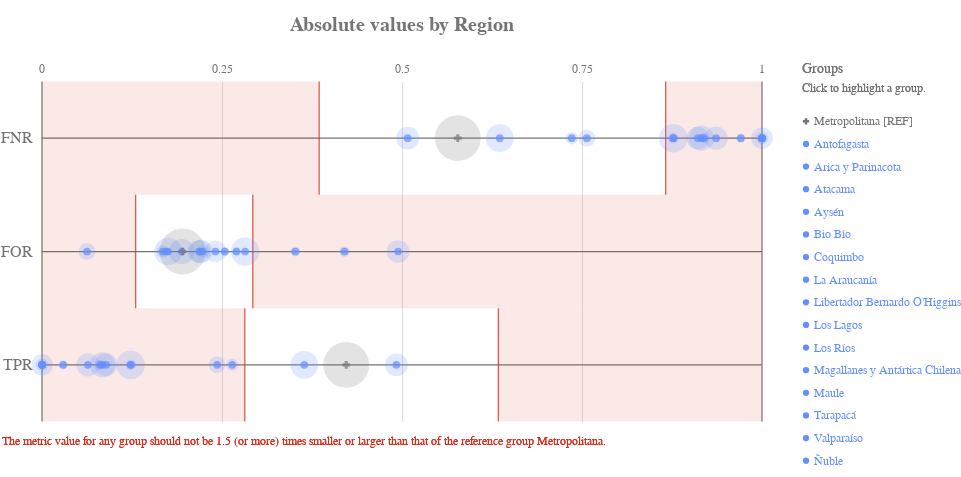

Notebook cell for this chart:
### Code cell
ap.absolute(grupo_definido, metrics, 'region', fairness_threshold = disparity_tolerance)

### Figure 1 — Vega-Lite specification as saved in the notebook (floating-point values rounded to 4 significant figures)
{"config": {"view": {"continuousWidth": 400, "continuousHeight": 300, "strokeWidth": 0}, "axisLeft": {"labelColor": "rgb(117,117,117)", "labelFont": "Arial", "labelFontSize": 16}, "title": {"align": "center", "baseline": "middle", "color": "rgb(117,117,117)", "font": "Arial", "fontSize": 20, "fontWeight": "bold"}}, "layer": [{"data": {"name": "data-4ac2d7a4dec33677e433b172826c7791"}, "mark": {"type": "rule", "stroke": "rgb(117,117,117)", "strokeWidth": 1.25, "tooltip": ""}, "encoding": {"x": {"type": "quantitative", "field": "start", "scale": {"domain": [0, 1], "range": [40.0, 760.0]}}, "x2": {"field": "end"}, "y": {"type": "nominal", "axis": {"domain": false, "labelAngle": 0, "labelPadding": -30, "orient": "left", "ticks": false, "title": ""}, "field": "y_position", "scale": {"domain": ["FNR", "FOR", "TPR"], "range": [42.5, 382.5]}}}}, {"data": {"name": "data-6cfe259518f6c7b358d8f836a73e6b7f"}, "mark": {"type": "rule", "stroke": "rgb(117,117,117)", "strokeWidth": 1.25, "tooltip": ""}, "encoding": {"x": {"type": "quantitative", "field": "x_position", "scale": {"domain": [0, 1], "range": [40.0, 760.0]}}, "y": {"value": 42.5}, "y2": {"value": 382.5}}}, {"data": {"name": "data-60ed1133fa688d151d36705a369482e0"}, "mark": {"type": "text", "align": "center", "color": "rgb(117,117,117)", "font": "Arial", "fontSize": 12, "fontWeight": "normal", "tooltip": ""}, "encoding": {"text": {"type": "nominal", "field": "value"}, "x": {"type": "quantitative", "field": "value", "scale": {"domain": [0, 1], "range": [40.0, 760.0]}}, "y": {"value": 29.75}}}, {"layer": [{"mark": {"type": "rect", "opacity": 0.8, "stroke": "rgb(217, 46, 28)", "strokeWidth": 1.25, "tooltip": ""}, "encoding": {"x": {"type": "quantitative", "field": "lower_threshold_value", "scale": {"domain": [0, 1], "range": [40.0, 760.0]}}, "x2": {"field": "lower_threshold_value"}, "y": {"type": "nominal", "axis": {"domain": false, "grid": false, "labels": false, "ticks": false, "title": " "}, "field": "metric", "scale": {"domain": ["FNR", "FOR", "TPR"], "range": [42.5, 382.5]}}}}, {"mark": {"type": "rect", "opacity": 0.8, "stroke": "rgb(217, 46, 28)", "strokeWidth": 1.25, "tooltip": ""}, "encoding": {"x": {"type": "quantitative", "field": "upper_threshold_value", "scale": {"domain": [0, 1], "range": [40.0, 760.0]}}, "x2": {"field": "upper_threshold_value"}, "y": {"type": "nominal", "axis": {"domain": false, "grid": false, "labels": false, "ticks": false, "title": " "}, "field": "metric", "scale": {"domain": ["FNR", "FOR", "TPR"], "range": [42.5, 382.5]}}}}, {"layer": [{"mark": {"type": "rect", "fill": "rgb(217, 46, 28)", "opacity": 0.1, "tooltip": ""}, "encoding": {"x": {"type": "quantitative", "field": "lower_threshold_value", "scale": {"domain": [0, 1], "range": [40.0, 760.0]}}, "x2": {"field": "lower_end"}, "y": {"type": "nominal", "axis": {"domain": false, "grid": false, "labels": false, "ticks": false, "title": " "}, "field": "metric", "scale": {"domain": ["FNR", "FOR", "TPR"], "range": [42.5, 382.5]}}}}, {"mark": {"type": "rect", "fill": "rgb(217, 46, 28)", "opacity": 0.1, "tooltip": ""}, "encoding": {"x": {"type": "quantitative", "field": "upper_threshold_value", "scale": {"domain": [0, 1], "range": [40.0, 760.0]}}, "x2": {"field": "upper_end"}, "y": {"type": "nominal", "axis": {"domain": false, "grid": false, "labels": false, "ticks": false, "title": " "}, "field": "metric", "scale": {"domain": ["FNR", "FOR", "TPR"], "range": [42.5, 382.5]}}}}]}, {"data": {"name": "data-79dd248bdaa0ea02c535240e8ad022c8"}, "mark": {"type": "text", "align": "left", "baseline": "top", "fill": "rgb(217, 46, 28)", "font": "Arial", "fontSize": 12, "fontWeight": "normal", "tooltip": ""}, "encoding": {"text": {"value": "The metric value for any group should not be 1.5 (or more) times smaller or larger than that of the reference group Metropolitana."}, "x": {"value": 0}, "y": {"value": 396.7}}}], "data": {"name": "data-7237b57be79b64ed044f232db1dbef95"}}, {"layer": [{"mark": "circle"}, {"data": {"name": "data-ba9c40b31b2494270f55b7961a5cb78a"}, "mark": {"type": "circle", "opacity": 0.2}, "encoding": {"color": {"condition": {"type": "nominal", "field": "attribute_value", "legend": null, "scale": {"domain": ["Metropolitana", "Antofagasta", "Arica y Parinacota", "Atacama", "Aysén", "Bio Bío", "Coquimbo", "La Araucanía", "Libertador Bernardo O'Higgins", "Los Lagos", "Los Ríos", "Magallanes y Antártica Chilena", "Maule", "Tarapacá", "Valparaíso", "Ñuble"], "range": ["rgb(117,117,117)", "rgb(100, 143, 255)", "rgb(100, 143, 255)", "rgb(100, 143, 255)", "rgb(100, 143, 255)", "rgb(100, 143, 255)", "rgb(100, 143, 255)", "rgb(100, 143, 255)", "rgb(100, 143, 255)", "rgb(100, 143, 255)", "rgb(100, 143, 255)", "rgb(100, 143, 255)", "rgb(100, 143, 255)", "rgb(100, 143, 255)", "rgb(100, 143, 255)", "rgb(100, 143, 255)"]}, "selection": "selector009"}, "value": "rgb(224,224,224)"}, "size": {"type": "quantitative", "field": "group_size", "legend": null, "scale": {"domain": [0, 4104.0], "range": [0, 2522.0]}}, "tooltip": [{"type": "nominal", "field": "attribute_value", "title": "Group"}, {"type": "nominal", "field": "tooltip_group_size", "title": "Group Size"}, {"type": "nominal", "field": "tooltip_disparity_explanation_fnr", "title": "Disparity"}, {"type": "quantitative", "field": "fnr", "format": ".2f", "title": "FNR"}], "x": {"type": "quantitative", "axis": {"domain": false, "labels": false, "ticks": false, "title": null, "values": [0.25, 0.5, 0.75]}, "field": "fnr", "scale": {"domain": [0, 1], "range": [40.0, 760.0]}}, "y": {"type": "nominal", "axis": {"domain": false, "grid": false, "labels": false, "ticks": false, "title": " "}, "field": "metric_variable", "scale": {"domain": ["FNR", "FOR", "TPR"], "range": [42.5, 382.5]}}}, "selection": {"selector011": {"type": "multi", "empty": "all", "fields": ["attribute_value"]}}, "transform": [{"calculate": "'FNR'", "as": "metric_variable"}]}, {"data": {"name": "data-ba9c40b31b2494270f55b7961a5cb78a"}, "mark": {"type": "circle", "opacity": 0.2}, "encoding": {"color": {"condition": {"type": "nominal", "field": "attribute_value", "legend": null, "scale": {"domain": ["Metropolitana", "Antofagasta", "Arica y Parinacota", "Atacama", "Aysén", "Bio Bío", "Coquimbo", "La Araucanía", "Libertador Bernardo O'Higgins", "Los Lagos", "Los Ríos", "Magallanes y Antártica Chilena", "Maule", "Tarapacá", "Valparaíso", "Ñuble"], "range": ["rgb(117,117,117)", "rgb(100, 143, 255)", "rgb(100, 143, 255)", "rgb(100, 143, 255)", "rgb(100, 143, 255)", "rgb(100, 143, 255)", "rgb(100, 143, 255)", "rgb(100, 143, 255)", "rgb(100, 143, 255)", "rgb(100, 143, 255)", "rgb(100, 143, 255)", "rgb(100, 143, 255)", "rgb(100, 143, 255)", "rgb(100, 143, 255)", "rgb(100, 143, 255)", "rgb(100, 143, 255)"]}, "selection": "selector009"}, "value": "rgb(224,224,224)"}, "size": {"type": "quantitative", "field": "group_size", "legend": null, "scale": {"domain": [0, 4104.0], "range": [0, 2522.0]}}, "tooltip": [{"type": "nominal", "field": "attribute_value", "title": "Group"}, {"type": "nominal", "field": "tooltip_group_size", "title": "Group Size"}, {"type": "nominal", "field": "tooltip_disparity_explanation_for", "title": "Disparity"}, {"type": "quantitative", "field": "for", "format": ".2f", "title": "FOR"}], "x": {"type": "quantitative", "axis": {"domain": false, "labels": false, "ticks": false, "title": null, "values": [0.25, 0.5, 0.75]}, "field": "for", "scale": {"domain": [0, 1], "range": [40.0, 760.0]}}, "y": {"type": "nominal", "axis": {"domain": false, "grid": false, "labels": false, "ticks": false, "title": " "}, "field": "metric_variable", "scale": {"domain": ["FNR", "FOR", "TPR"], "range": [42.5, 382.5]}}}, "selection": {"selector013": {"type": "multi", "empty": "all", "fields": ["attribute_value"]}}, "transform": [{"calculate": "'FOR'", "as": "metric_variable"}]}, {"data": {"name": "data-ba9c40b31b2494270f55b7961a5cb78a"}, "mark": {"type": "circle", "opacity": 0.2}, "encoding": {"color": {"condition": {"type": "nominal", "field": "attribute_value", "legend": null, "scale": {"domain": ["Metropolitana", "Antofagasta", "Arica y Parinacota", "Atacama", "Aysén", "Bio Bío", "Coquimbo", "La Araucanía", "Libertador Bernardo O'Higgins", "Los Lagos", "Los Ríos", "Magallanes y Antártica Chilena", "Maule", "Tarapacá", "Valparaíso", "Ñuble"], "range": ["rgb(117,117,117)", "rgb(100, 143, 255)", "rgb(100, 143, 255)", "rgb(100, 143, 255)", "rgb(100, 143, 255)", "rgb(100, 143, 255)", "rgb(100, 143, 255)", "rgb(100, 143, 255)", "rgb(100, 143, 255)", "rgb(100, 143, 255)", "rgb(100, 143, 255)", "rgb(100, 143, 255)", "rgb(100, 143, 255)", "rgb(100, 143, 255)", "rgb(100, 143, 255)", "rgb(100, 143, 255)"]}, "selection": "selector009"}, "value": "rgb(224,224,224)"}, "size": {"type": "quantitative", "field": "group_size", "legend": null, "scale": {"domain": [0, 4104.0], "range": [0, 2522.0]}}, "tooltip": [{"type": "nominal", "field": "attribute_value", "title": "Group"}, {"type": "nominal", "field": "tooltip_group_size", "title": "Group Size"}, {"type": "nominal", "field": "tooltip_disparity_explanation_tpr", "title": "Disparity"}, {"type": "quantitative", "field": "tpr", "format": ".2f", "title": "TPR"}], "x": {"type": "quantitative", "axis": {"domain": false, "labels": false, "ticks": false, "title": null, "values": [0.25, 0.5, 0.75]}, "field": "tpr", "scale": {"domain": [0, 1], "range": [40.0, 760.0]}}, "y": {"type": "nominal", "axis": {"domain": false, "grid": false, "labels": false, "ticks": false, "title": " "}, "field": "metric_variable", "scale": {"domain": ["FNR", "FOR", "TPR"], "range": [42.5, 382.5]}}}, "selection": {"selector015": {"type": "multi", "empty": "all", "fields": ["attribute_value"]}}, "transform": [{"calculate": "'TPR'", "as": "metric_variable"}]}, {"layer": [{"mark": "point"}, {"data": {"name": "data-ba9c40b31b2494270f55b7961a5cb78a"}, "mark": {"type": "point", "filled": true, "size": 60}, "encoding": {"color": {"condition": {"type": "nominal", "field": "attribute_value", "legend": null, "scale": {"domain": ["Metropolitana", "Antofagasta", "Arica y Parinacota", "Atacama", "Aysén", "Bio Bío", "Coquimbo", "La Araucanía", "Libertador Bernardo O'Higgins", "Los Lagos", "Los Ríos", "Magallanes y Antártica Chilena", "Maule", "Tarapacá", "Valparaíso", "Ñuble"], "range": ["rgb(117,117,117)", "rgb(100, 143, 255)", "rgb(100, 143, 255)", "rgb(100, 143, 255)", "rgb(100, 143, 255)", "rgb(100, 143, 255)", "rgb(100, 143, 255)", "rgb(100, 143, 255)", "rgb(100, 143, 255)", "rgb(100, 143, 255)", "rgb(100, 143, 255)", "rgb(100, 143, 255)", "rgb(100, 143, 255)", "rgb(100, 143, 255)", "rgb(100, 143, 255)", "rgb(100, 143, 255)"]}, "selection": "selector009"}, "value": "rgb(224,224,224)"}, "shape": {"type": "nominal", "field": "attribute_value", "legend": null, "scale": {"domain": ["Metropolitana", "Antofagasta", "Arica y Parinacota", "Atacama", "Aysén", "Bio Bío", "Coquimbo", "La Araucanía", "Libertador Bernardo O'Higgins", "Los Lagos", "Los Ríos", "Magallanes y Antártica Chilena", "Maule", "Tarapacá", "Valparaíso", "Ñuble"], "range": ["cross", "circle", "circle", "circle", "circle", "circle", "circle", "circle", "circle", "circle", "circle", "circle", "circle", "circle", "circle", "circle"]}}, "tooltip": [{"type": "nominal", "field": "attribute_value", "title": "Group"}, {"type": "nominal", "field": "tooltip_group_size", "title": "Group Size"}, {"type": "nominal", "field": "tooltip_disparity_explanation_fnr", "title": "Disparity"}, {"type": "quantitative", "field": "fnr", "format": ".2f", "title": "FNR"}], "x": {"type": "quantitative", "axis": {"domain": false, "labels": false, "ticks": false, "title": null, "values": [0.25, 0.5, 0.75]}, "field": "fnr", "scale": {"domain": [0, 1], "range": [40.0, 760.0]}}, "y": {"type": "nominal", "axis": {"domain": false, "grid": false, "labels": false, "ticks": false, "title": " "}, "field": "metric_variable", "scale": {"domain": ["FNR", "FOR", "TPR"], "range": [42.5, 382.5]}}}, "selection": {"selector010": {"type": "multi", "empty": "all", "fields": ["attribute_value"]}}, "transform": [{"calculate": "'FNR'", "as": "metric_variable"}]}, {"data": {"name": "data-ba9c40b31b2494270f55b7961a5cb78a"}, "mark": {"type": "point", "filled": true, "size": 60}, "encoding": {"color": {"condition": {"type": "nominal", "field": "attribute_value", "legend": null, "scale": {"domain": ["Metropolitana", "Antofagasta", "Arica y Parinacota", "Atacama", "Aysén", "Bio Bío", "Coquimbo", "La Araucanía", "Libertador Bernardo O'Higgins", "Los Lagos", "Los Ríos", "Magallanes y Antártica Chilena", "Maule", "Tarapacá", "Valparaíso", "Ñuble"], "range": ["rgb(117,117,117)", "rgb(100, 143, 255)", "rgb(100, 143, 255)", "rgb(100, 143, 255)", "rgb(100, 143, 255)", "rgb(100, 143, 255)", "rgb(100, 143, 255)", "rgb(100, 143, 255)", "rgb(100, 143, 255)", "rgb(100, 143, 255)", "rgb(100, 143, 255)", "rgb(100, 143, 255)", "rgb(100, 143, 255)", "rgb(100, 143, 255)", "rgb(100, 143, 255)", "rgb(100, 143, 255)"]}, "selection": "selector009"}, "value": "rgb(224,224,224)"}, "shape": {"type": "nominal", "field": "attribute_value", "legend": null, "scale": {"domain": ["Metropolitana", "Antofagasta", "Arica y Parinacota", "Atacama", "Aysén", "Bio Bío", "Coquimbo", "La Araucanía", "Libertador Bernardo O'Higgins", "Los Lagos", "Los Ríos", "Magallanes y Antártica Chilena", "Maule", "Tarapacá", "Valparaíso", "Ñuble"], "range": ["cross", "circle", "circle", "circle", "circle", "circle", "circle", "circle", "circle", "circle", "circle", "circle", "circle", "circle", "circle", "circle"]}}, "tooltip": [{"type": "nominal", "field": "attribute_value", "title": "Group"}, {"type": "nominal", "field": "tooltip_group_size", "title": "Group Size"}, {"type": "nominal", "field": "tooltip_disparity_explanation_for", "title": "Disparity"}, {"type": "quantitative", "field": "for", "format": ".2f", "title": "FOR"}], "x": {"type": "quantitative", "axis": {"domain": false, "labels": false, "ticks": false, "title": null, "values": [0.25, 0.5, 0.75]}, "field": "for", "scale": {"domain": [0, 1], "range": [40.0, 760.0]}}, "y": {"type": "nominal", "axis": {"domain": false, "grid": false, "labels": false, "ticks": false, "title": " "}, "field": "metric_variable", "scale": {"domain": ["FNR", "FOR", "TPR"], "range": [42.5, 382.5]}}}, "selection": {"selector012": {"type": "multi", "empty": "all", "fields": ["attribute_value"]}}, "transform": [{"calculate": "'FOR'", "as": "metric_variable"}]}, {"data": {"name": "data-ba9c40b31b2494270f55b7961a5cb78a"}, "mark": {"type": "point", "filled": true, "size": 60}, "encoding": {"color": {"condition": {"type": "nominal", "field": "attribute_value", "legend": null, "scale": {"domain": ["Metropolitana", "Antofagasta", "Arica y Parinacota", "Atacama", "Aysén", "Bio Bío", "Coquimbo", "La Araucanía", "Libertador Bernardo O'Higgins", "Los Lagos", "Los Ríos", "Magallanes y Antártica Chilena", "Maule", "Tarapacá", "Valparaíso", "Ñuble"], "range": ["rgb(117,117,117)", "rgb(100, 143, 255)", "rgb(100, 143, 255)", "rgb(100, 143, 255)", "rgb(100, 143, 255)", "rgb(100, 143, 255)", "rgb(100, 143, 255)", "rgb(100, 143, 255)", "rgb(100, 143, 255)", "rgb(100, 143, 255)", "rgb(100, 143, 255)", "rgb(100, 143, 255)", "rgb(100, 143, 255)", "rgb(100, 143, 255)", "rgb(100, 143, 255)", "rgb(100, 143, 255)"]}, "selection": "selector009"}, "value": "rgb(224,224,224)"}, "shape": {"type": "nominal", "field": "attribute_value", "legend": null, "scale": {"domain": ["Metropolitana", "Antofagasta", "Arica y Parinacota", "Atacama", "Aysén", "Bio Bío", "Coquimbo", "La Araucanía", "Libertador Bernardo O'Higgins", "Los Lagos", "Los Ríos", "Magallanes y Antártica Chilena", "Maule", "Tarapacá", "Valparaíso", "Ñuble"], "range": ["cross", "circle", "circle", "circle", "circle", "circle", "circle", "circle", "circle", "circle", "circle", "circle", "circle", "circle", "circle", "circle"]}}, "tooltip": [{"type": "nominal", "field": "attribute_value", "title": "Group"}, {"type": "nominal", "field": "tooltip_group_size", "title": "Group Size"}, {"type": "nominal", "field": "tooltip_disparity_explanation_tpr", "title": "Disparity"}, {"type": "quantitative", "field": "tpr", "format": ".2f", "title": "TPR"}], "x": {"type": "quantitative", "axis": {"domain": false, "labels": false, "ticks": false, "title": null, "values": [0.25, 0.5, 0.75]}, "field": "tpr", "scale": {"domain": [0, 1], "range": [40.0, 760.0]}}, "y": {"type": "nominal", "axis": {"domain": false, "grid": false, "labels": false, "ticks": false, "title": " "}, "field": "metric_variable", "scale": {"domain": ["FNR", "FOR", "TPR"], "range": [42.5, 382.5]}}}, "selection": {"selector014": {"type": "multi", "empty": "all", "fields": ["attribute_value"]}}, "transform": [{"calculate": "'TPR'", "as": "metric_variable"}]}]}]}, {"layer": [{"mark": {"type": "point", "filled": true, "opacity": 1, "size": 39.48}, "encoding": {"color": {"condition": {"type": "nominal", "field": "attribute_value", "legend": null, "scale": {"domain": ["Metropolitana", "Antofagasta", "Arica y Parinacota", "Atacama", "Aysén", "Bio Bío", "Coquimbo", "La Araucanía", "Libertador Bernardo O'Higgins", "Los Lagos", "Los Ríos", "Magallanes y Antártica Chilena", "Maule", "Tarapacá", "Valparaíso", "Ñuble"], "range": ["rgb(117,117,117)", "rgb(100, 143, 255)", "rgb(100, 143, 255)", "rgb(100, 143, 255)", "rgb(100, 143, 255)", "rgb(100, 143, 255)", "rgb(100, 143, 255)", "rgb(100, 143, 255)", "rgb(100, 143, 255)", "rgb(100, 143, 255)", "rgb(100, 143, 255)", "rgb(100, 143, 255)", "rgb(100, 143, 255)", "rgb(100, 143, 255)", "rgb(100, 143, 255)", "rgb(100, 143, 255)"]}, "selection": "selector009"}, "value": "rgb(224,224,224)"}, "shape": {"type": "nominal", "field": "attribute_value", "legend": null, "scale": {"domain": ["Metropolitana", "Antofagasta", "Arica y Parinacota", "Atacama", "Aysén", "Bio Bío", "Coquimbo", "La Araucanía", "Libertador Bernardo O'Higgins", "Los Lagos", "Los Ríos", "Magallanes y Antártica Chilena", "Maule", "Tarapacá", "Valparaíso", "Ñuble"], "range": ["cross", "circle", "circle", "circle", "circle", "circle", "circle", "circle", "circle", "circle", "circle", "circle", "circle", "circle", "circle", "circle"]}}, "x": {"value": 804}, "y": {"type": "nominal", "axis": {"domain": false, "grid": false, "labels": false, "ticks": false, "title": " "}, "field": "attribute_value", "scale": {"domain": ["Metropolitana", "Antofagasta", "Arica y Parinacota", "Atacama", "Aysén", "Bio Bío", "Coquimbo", "La Araucanía", "Libertador Bernardo O'Higgins", "Los Lagos", "Los Ríos", "Magallanes y Antártica Chilena", "Maule", "Tarapacá", "Valparaíso", "Ñuble"], "range": [71, 433]}}}, "selection": {"selector009": {"type": "multi", "empty": "all", "fields": ["attribute_value"]}}}, {"mark": {"type": "text", "align": "left", "baseline": "middle", "font": "Arial", "fontSize": 12, "fontWeight": "normal"}, "encoding": {"color": {"condition": {"type": "nominal", "field": "attribute_value", "legend": null, "scale": {"domain": ["Metropolitana", "Antofagasta", "Arica y Parinacota", "Atacama", "Aysén", "Bio Bío", "Coquimbo", "La Araucanía", "Libertador Bernardo O'Higgins", "Los Lagos", "Los Ríos", "Magallanes y Antártica Chilena", "Maule", "Tarapacá", "Valparaíso", "Ñuble"], "range": ["rgb(117,117,117)", "rgb(100, 143, 255)", "rgb(100, 143, 255)", "rgb(100, 143, 255)", "rgb(100, 143, 255)", "rgb(100, 143, 255)", "rgb(100, 143, 255)", "rgb(100, 143, 255)", "rgb(100, 143, 255)", "rgb(100, 143, 255)", "rgb(100, 143, 255)", "rgb(100, 143, 255)", "rgb(100, 143, 255)", "rgb(100, 143, 255)", "rgb(100, 143, 255)", "rgb(100, 143, 255)"]}, "selection": "selector009"}, "value": "rgb(224,224,224)"}, "text": {"type": "nominal", "field": "label"}, "x": {"value": 812}, "y": {"type": "nominal", "axis": {"domain": false, "grid": false, "labels": false, "ticks": false, "title": " "}, "field": "attribute_value", "scale": {"domain": ["Metropolitana", "Antofagasta", "Arica y Parinacota", "Atacama", "Aysén", "Bio Bío", "Coquimbo", "La Araucanía", "Libertador Bernardo O'Higgins", "Los Lagos", "Los Ríos", "Magallanes y Antártica Chilena", "Maule", "Tarapacá", "Valparaíso", "Ñuble"], "range": [71, 433]}}}, "selection": {"selector016": {"type": "multi", "empty": "all", "fields": ["attribute_value"]}}}, {"data": {"name": "data-79dd248bdaa0ea02c535240e8ad022c8"}, "mark": {"type": "text", "align": "left", "baseline": "middle", "color": "rgb(117,117,117)", "font": "Arial", "fontSize": 12, "fontWeight": "normal"}, "encoding": {"text": {"value": "Click to highlight a group."}, "x": {"value": 800}, "y": {"value": 49}}}, {"data": {"name": "data-79dd248bdaa0ea02c535240e8ad022c8"}, "mark": {"type": "text", "align": "left", "baseline": "middle", "color": "rgb(117,117,117)", "font": "Arial", "fontSize": 14, "fontWeight": "normal"}, "encoding": {"text": {"value": "Groups"}, "x": {"value": 800}, "y": {"value": 30}}}], "data": {"name": "data-7ebefffb3323e64a7ab0617c614ff136"}}], "height": 425, "padding": {"top": 15, "bottom": 10}, "resolve": {"scale": {"size": "independent", "y": "independent"}}, "title": "Absolute values by Region", "width": 800, "$schema": "https://vega.github.io/schema/vega-lite/v4.8.1.json", "datasets": {"data-4ac2d7a4dec33677e433b172826c7791": [{"y_position": "FNR", "start": 0, "end": 1}, {"y_position": "FOR", "start": 0, "end": 1}, {"y_position": "TPR", "start": 0, "end": 1}], "data-6cfe259518f6c7b358d8f836a73e6b7f": [{"x_position": 0}, {"x_position": 1}], "data-60ed1133fa688d151d36705a369482e0": [{"value": 0.0}, {"value": 0.25}, {"value": 0.5}, {"value": 0.75}, {"value": 1.0}], "data-7237b57be79b64ed044f232db1dbef95": [{"lower_end": 0, "upper_end": 1, "lower_threshold_value": 0.385, "upper_threshold_value": 0.8662, "metric": "FNR"}, {"lower_end": 0, "upper_end": 1, "lower_threshold_value": 0.1301, "upper_threshold_value": 0.2928, "metric": "FOR"}, {"lower_end": 0, "upper_end": 1, "lower_threshold_value": 0.2817, "upper_threshold_value": 0.6338, "metric": "TPR"}], "data-79dd248bdaa0ea02c535240e8ad022c8": [{"a": 1, "b": 0}, {"a": 1, "b": 0}], "data-ba9c40b31b2494270f55b7961a5cb78a": [{"attribute_name": "region", "attribute_value": "Antofagasta", "group_size": 184, "total_entities": 11987, "fnr": 0.8765, "for": 0.4201, "tpr": 0.1235, "fnr_disparity": 1.518, "for_disparity": 2.152, "tpr_disparity": 0.2922, "fnr_disparity_scaled": 0.5179, "for_disparity_scaled": 1.152, "tpr_disparity_scaled": -2.422, "tooltip_group_size": "184 (1.53%)", "tooltip_disparity_explanation_fnr": "1.52 times larger FNR than the reference group", "tooltip_disparity_explanation_for": "2.15 times larger FOR than the reference group", "tooltip_disparity_explanation_tpr": "3.42 times smaller TPR than the reference group"}, {"attribute_name": "region", "attribute_value": "Arica y Parinacota", "group_size": 168, "total_entities": 11987, "fnr": 0.9194, "for": 0.3519, "tpr": 0.08065, "fnr_disparity": 1.592, "for_disparity": 1.803, "tpr_disparity": 0.1909, "fnr_disparity_scaled": 0.592, "for_disparity_scaled": 0.8027, "tpr_disparity_scaled": -4.239, "tooltip_group_size": "168 (1.40%)", "tooltip_disparity_explanation_fnr": "1.59 times larger FNR than the reference group", "tooltip_disparity_explanation_for": "1.80 times larger FOR than the reference group", "tooltip_disparity_explanation_tpr": "5.24 times smaller TPR than the reference group"}, {"attribute_name": "region", "attribute_value": "Atacama", "group_size": 465, "total_entities": 11987, "fnr": 0.7568, "for": 0.0625, "tpr": 0.2432, "fnr_disparity": 1.31, "for_disparity": 0.3202, "tpr_disparity": 0.5757, "fnr_disparity_scaled": 0.3104, "for_disparity_scaled": -2.123, "tpr_disparity_scaled": -0.737, "tooltip_group_size": "465 (3.88%)", "tooltip_disparity_explanation_fnr": "1.31 times larger FNR than the reference group", "tooltip_disparity_explanation_for": "3.12 times smaller FOR than the reference group", "tooltip_disparity_explanation_tpr": "1.74 times smaller TPR than the reference group"}, {"attribute_name": "region", "attribute_value": "Aysén", "group_size": 103, "total_entities": 11987, "fnr": 1.0, "for": 0.27, "tpr": 0.0002, "fnr_disparity": 1.732, "for_disparity": 1.383, "tpr_disparity": 0.0002, "fnr_disparity_scaled": 0.7317, "for_disparity_scaled": 0.3833, "tpr_disparity_scaled": -4999.0, "tooltip_group_size": "103 (0.86%)", "tooltip_disparity_explanation_fnr": "1.73 times larger FNR than the reference group", "tooltip_disparity_explanation_for": "1.38 times larger FOR than the reference group", "tooltip_disparity_explanation_tpr": "5000.00 times smaller TPR than the reference group"}, {"attribute_name": "region", "attribute_value": "Bio Bío", "group_size": 1252, "total_entities": 11987, "fnr": 0.6358, "for": 0.1752, "tpr": 0.3642, "fnr_disparity": 1.101, "for_disparity": 0.8975, "tpr_disparity": 0.8621, "fnr_disparity_scaled": 0.1009, "for_disparity_scaled": -0.1142, "tpr_disparity_scaled": -0.16, "tooltip_group_size": "1,252 (10.44%)", "tooltip_disparity_explanation_fnr": "1.10 times larger FNR than the reference group", "tooltip_disparity_explanation_for": "1.11 times smaller FOR than the reference group", "tooltip_disparity_explanation_tpr": "1.16 times smaller TPR than the reference group"}, {"attribute_name": "region", "attribute_value": "Coquimbo", "group_size": 839, "total_entities": 11987, "fnr": 0.911, "for": 0.218, "tpr": 0.08901, "fnr_disparity": 1.578, "for_disparity": 1.117, "tpr_disparity": 0.2107, "fnr_disparity_scaled": 0.5775, "for_disparity_scaled": 0.1171, "tpr_disparity_scaled": -3.747, "tooltip_group_size": "839 (7.00%)", "tooltip_disparity_explanation_fnr": "1.58 times larger FNR than the reference group", "tooltip_disparity_explanation_for": "1.12 times larger FOR than the reference group", "tooltip_disparity_explanation_tpr": "4.75 times smaller TPR than the reference group"}, {"attribute_name": "region", "attribute_value": "La Araucanía", "group_size": 1324, "total_entities": 11987, "fnr": 0.8768, "for": 0.2821, "tpr": 0.1232, "fnr_disparity": 1.518, "for_disparity": 1.445, "tpr_disparity": 0.2915, "fnr_disparity_scaled": 0.5184, "for_disparity_scaled": 0.4453, "tpr_disparity_scaled": -2.431, "tooltip_group_size": "1,324 (11.05%)", "tooltip_disparity_explanation_fnr": "1.52 times larger FNR than the reference group", "tooltip_disparity_explanation_for": "1.45 times larger FOR than the reference group", "tooltip_disparity_explanation_tpr": "3.43 times smaller TPR than the reference group"}, {"attribute_name": "region", "attribute_value": "Libertador Bernardo O'Higgins", "group_size": 1034, "total_entities": 11987, "fnr": 0.9159, "for": 0.1943, "tpr": 0.08411, "fnr_disparity": 1.586, "for_disparity": 0.9952, "tpr_disparity": 0.1991, "fnr_disparity_scaled": 0.586, "for_disparity_scaled": -0.004787, "tpr_disparity_scaled": -4.023, "tooltip_group_size": "1,034 (8.63%)", "tooltip_disparity_explanation_fnr": "1.59 times larger FNR than the reference group", "tooltip_disparity_explanation_for": "1.00 times smaller FOR than the reference group", "tooltip_disparity_explanation_tpr": "5.02 times smaller TPR than the reference group"}, {"attribute_name": "region", "attribute_value": "Los Lagos", "group_size": 842, "total_entities": 11987, "fnr": 0.5079, "for": 0.4945, "tpr": 0.4921, "fnr_disparity": 0.8795, "for_disparity": 2.534, "tpr_disparity": 1.165, "fnr_disparity_scaled": -0.1371, "for_disparity_scaled": 1.534, "tpr_disparity_scaled": 0.1648, "tooltip_group_size": "842 (7.02%)", "tooltip_disparity_explanation_fnr": "1.14 times smaller FNR than the reference group", "tooltip_disparity_explanation_for": "2.53 times larger FOR than the reference group", "tooltip_disparity_explanation_tpr": "1.16 times larger TPR than the reference group"}, {"attribute_name": "region", "attribute_value": "Los Ríos", "group_size": 252, "total_entities": 11987, "fnr": 0.7358, "for": 0.1674, "tpr": 0.2642, "fnr_disparity": 1.274, "for_disparity": 0.8576, "tpr_disparity": 0.6252, "fnr_disparity_scaled": 0.2742, "for_disparity_scaled": -0.1661, "tpr_disparity_scaled": -0.5995, "tooltip_group_size": "252 (2.10%)", "tooltip_disparity_explanation_fnr": "1.27 times larger FNR than the reference group", "tooltip_disparity_explanation_for": "1.17 times smaller FOR than the reference group", "tooltip_disparity_explanation_tpr": "1.60 times smaller TPR than the reference group"}, {"attribute_name": "region", "attribute_value": "Magallanes y Antártica Chilena", "group_size": 136, "total_entities": 11987, "fnr": 0.9706, "for": 0.2538, "tpr": 0.02941, "fnr_disparity": 1.681, "for_disparity": 1.301, "tpr_disparity": 0.06961, "fnr_disparity_scaled": 0.6807, "for_disparity_scaled": 0.3006, "tpr_disparity_scaled": -13.37, "tooltip_group_size": "136 (1.13%)", "tooltip_disparity_explanation_fnr": "1.68 times larger FNR than the reference group", "tooltip_disparity_explanation_for": "1.30 times larger FOR than the reference group", "tooltip_disparity_explanation_tpr": "14.37 times smaller TPR than the reference group"}, {"attribute_name": "region", "attribute_value": "Maule", "group_size": 880, "total_entities": 11987, "fnr": 0.9363, "for": 0.2208, "tpr": 0.06373, "fnr_disparity": 1.621, "for_disparity": 1.131, "tpr_disparity": 0.1508, "fnr_disparity_scaled": 0.6213, "for_disparity_scaled": 0.1313, "tpr_disparity_scaled": -5.63, "tooltip_group_size": "880 (7.34%)", "tooltip_disparity_explanation_fnr": "1.62 times larger FNR than the reference group", "tooltip_disparity_explanation_for": "1.13 times larger FOR than the reference group", "tooltip_disparity_explanation_tpr": "6.63 times smaller TPR than the reference group"}, {"attribute_name": "region", "attribute_value": "Metropolitana", "group_size": 3420, "total_entities": 11987, "fnr": 0.5775, "for": 0.1952, "tpr": 0.4225, "fnr_disparity": 1.0, "for_disparity": 1.0, "tpr_disparity": 1.0, "fnr_disparity_scaled": 0.0, "for_disparity_scaled": 0.0, "tpr_disparity_scaled": 0.0, "tooltip_group_size": "3,420 (28.53%)", "tooltip_disparity_explanation_fnr": "Reference group", "tooltip_disparity_explanation_for": "Reference group", "tooltip_disparity_explanation_tpr": "Reference group"}, {"attribute_name": "region", "attribute_value": "Tarapacá", "group_size": 81, "total_entities": 11987, "fnr": 1.0, "for": 0.1728, "tpr": 0.0002, "fnr_disparity": 1.732, "for_disparity": 0.8855, "tpr_disparity": 0.0002, "fnr_disparity_scaled": 0.7317, "for_disparity_scaled": -0.1293, "tpr_disparity_scaled": -4999.0, "tooltip_group_size": "81 (0.68%)", "tooltip_disparity_explanation_fnr": "1.73 times larger FNR than the reference group", "tooltip_disparity_explanation_for": "1.13 times smaller FOR than the reference group", "tooltip_disparity_explanation_tpr": "5000.00 times smaller TPR than the reference group"}, {"attribute_name": "region", "attribute_value": "Valparaíso", "group_size": 756, "total_entities": 11987, "fnr": 1.0, "for": 0.2411, "tpr": 0.0002, "fnr_disparity": 1.732, "for_disparity": 1.235, "tpr_disparity": 0.0002, "fnr_disparity_scaled": 0.7317, "for_disparity_scaled": 0.2351, "tpr_disparity_scaled": -4999.0, "tooltip_group_size": "756 (6.31%)", "tooltip_disparity_explanation_fnr": "1.73 times larger FNR than the reference group", "tooltip_disparity_explanation_for": "1.24 times larger FOR than the reference group", "tooltip_disparity_explanation_tpr": "5000.00 times smaller TPR than the reference group"}, {"attribute_name": "region", "attribute_value": "Ñuble", "group_size": 251, "total_entities": 11987, "fnr": 1.0, "for": 0.2231, "tpr": 0.0002, "fnr_disparity": 1.732, "for_disparity": 1.143, "tpr_disparity": 0.0002, "fnr_disparity_scaled": 0.7317, "for_disparity_scaled": 0.1431, "tpr_disparity_scaled": -4999.0, "tooltip_group_size": "251 (2.09%)", "tooltip_disparity_explanation_fnr": "1.73 times larger FNR than the reference group", "tooltip_disparity_explanation_for": "1.14 times larger FOR than the reference group", "tooltip_disparity_explanation_tpr": "5000.00 times smaller TPR than the reference group"}], "data-7ebefffb3323e64a7ab0617c614ff136": [{"attribute_value": "Metropolitana", "label": "Metropolitana [REF]"}, {"attribute_value": "Antofagasta", "label": "Antofagasta"}, {"attribute_value": "Arica y Parinacota", "label": "Arica y Parinacota"}, {"attribute_value": "Atacama", "label": "Atacama"}, {"attribute_value": "Aysén", "label": "Aysén"}, {"attribute_value": "Bio Bío", "label": "Bio Bío"}, {"attribute_value": "Coquimbo", "label": "Coquimbo"}, {"attribute_value": "La Araucanía", "label": "La Araucanía"}, {"attribute_value": "Libertador Bernardo O'Higgins", "label": "Libertador Bernardo O'Higgins"}, {"attribute_value": "Los Lagos", "label": "Los Lagos"}, {"attribute_value": "Los Ríos", "label": "Los Ríos"}, {"attribute_value": "Magallanes y Antártica Chilena", "label": "Magallanes y Antártica Chilena"}, {"attribute_value": "Maule", "label": "Maule"}, {"attribute_value": "Tarapacá", "label": "Tarapacá"}, {"attribute_value": "Valparaíso", "label": "Valparaíso"}, {"attribute_value": "Ñuble", "label": "Ñuble"}]}}
